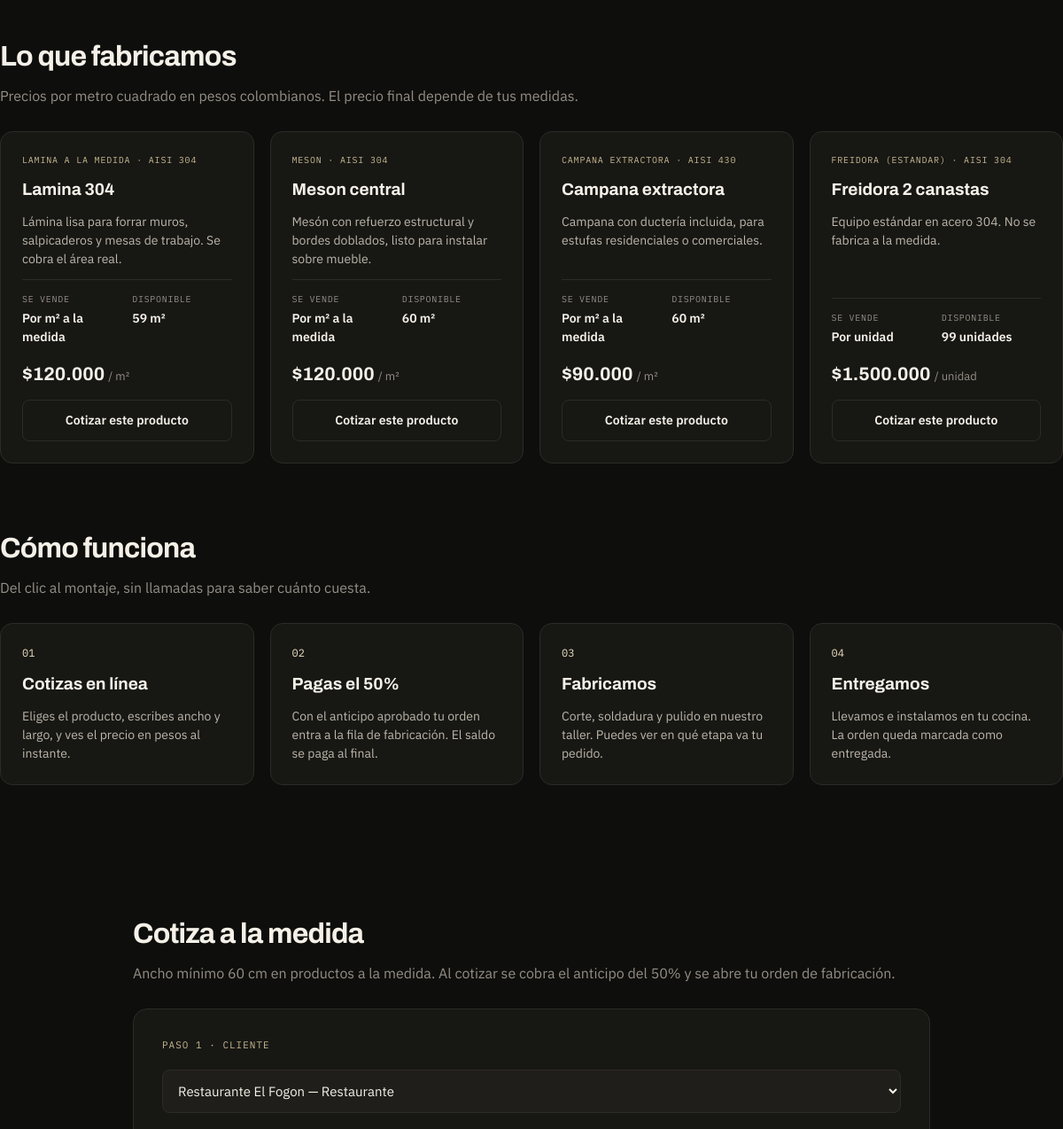
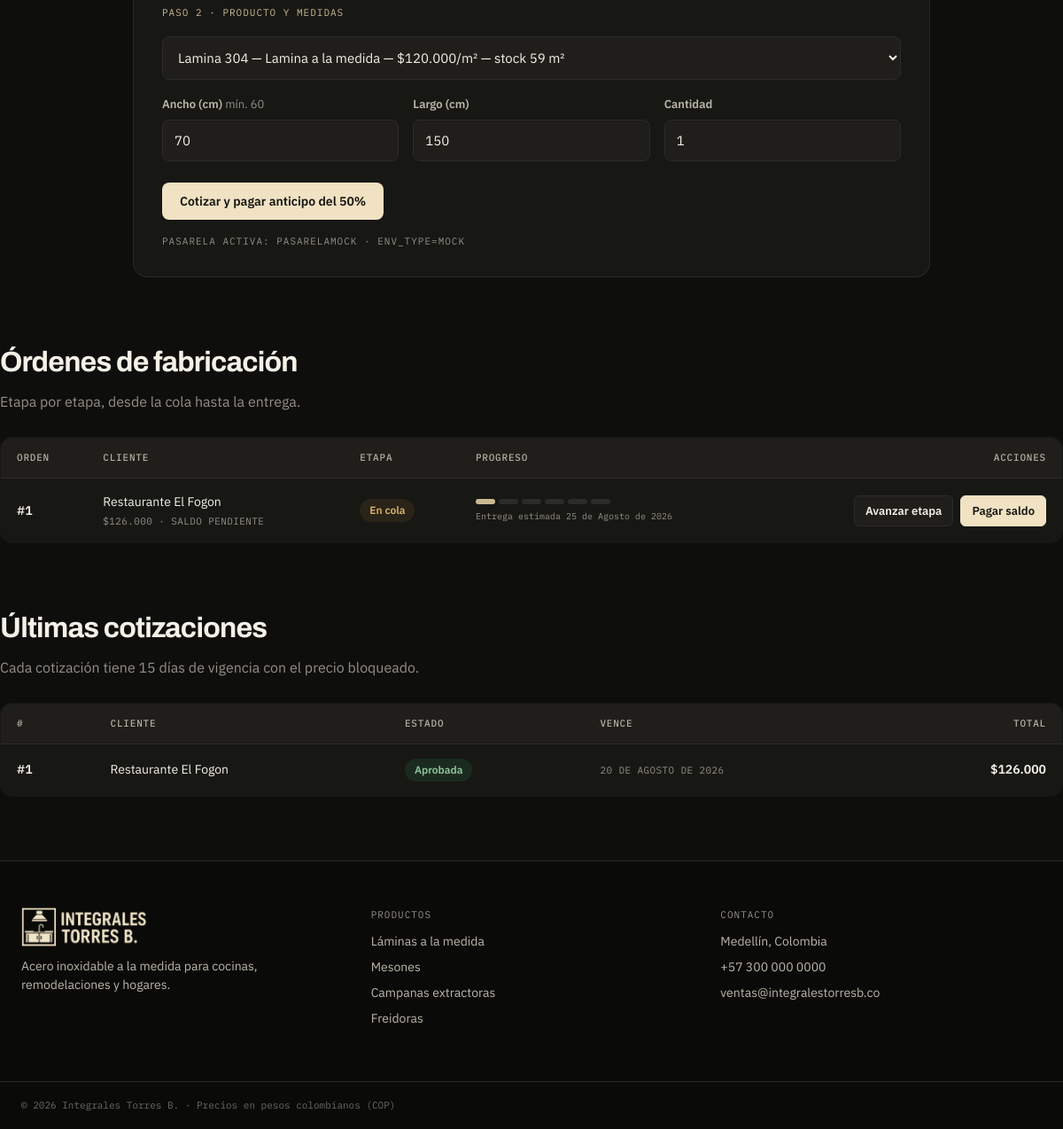
Before: / (lower part) with the older database file (2 pictures, top to bottom).
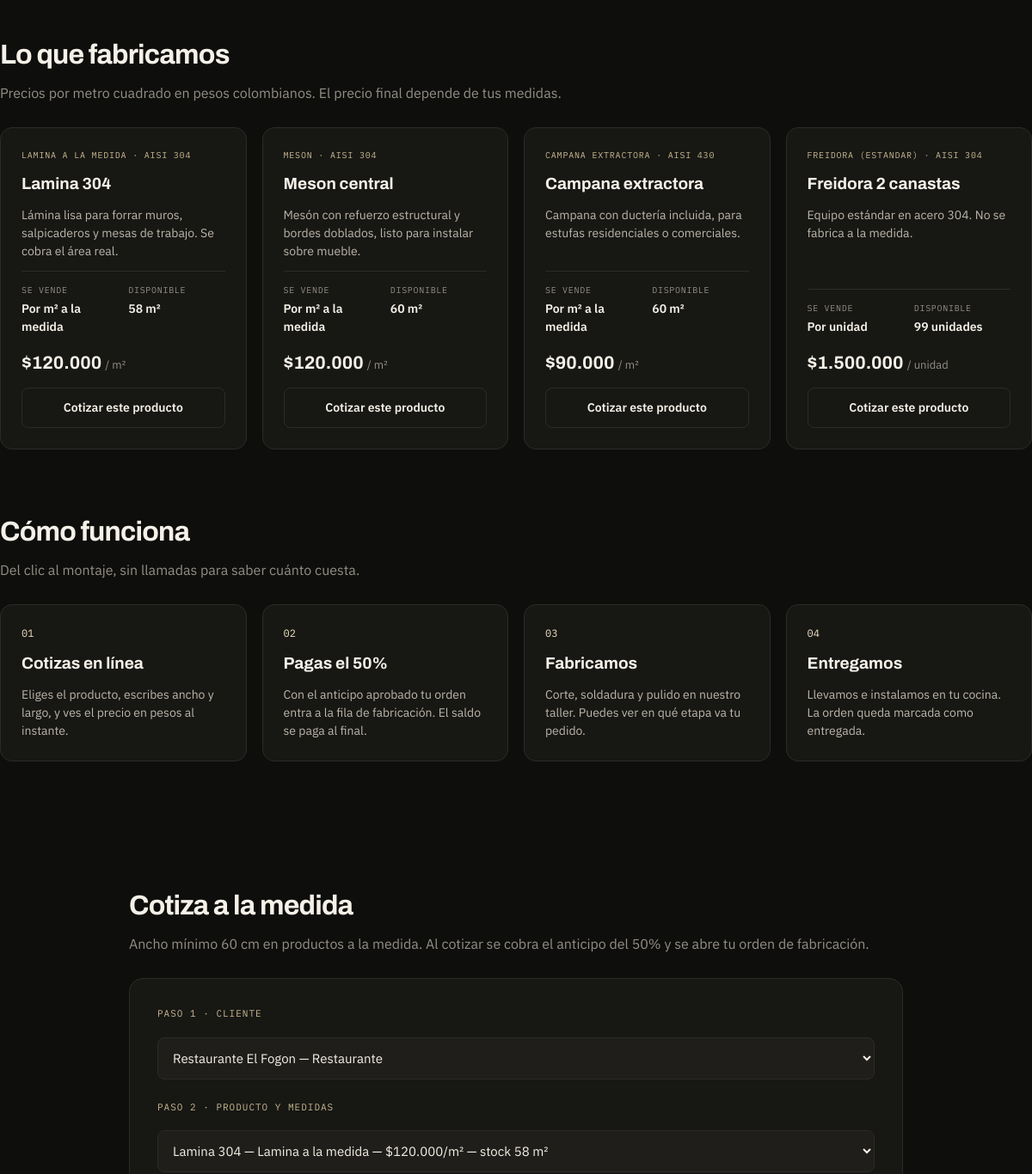
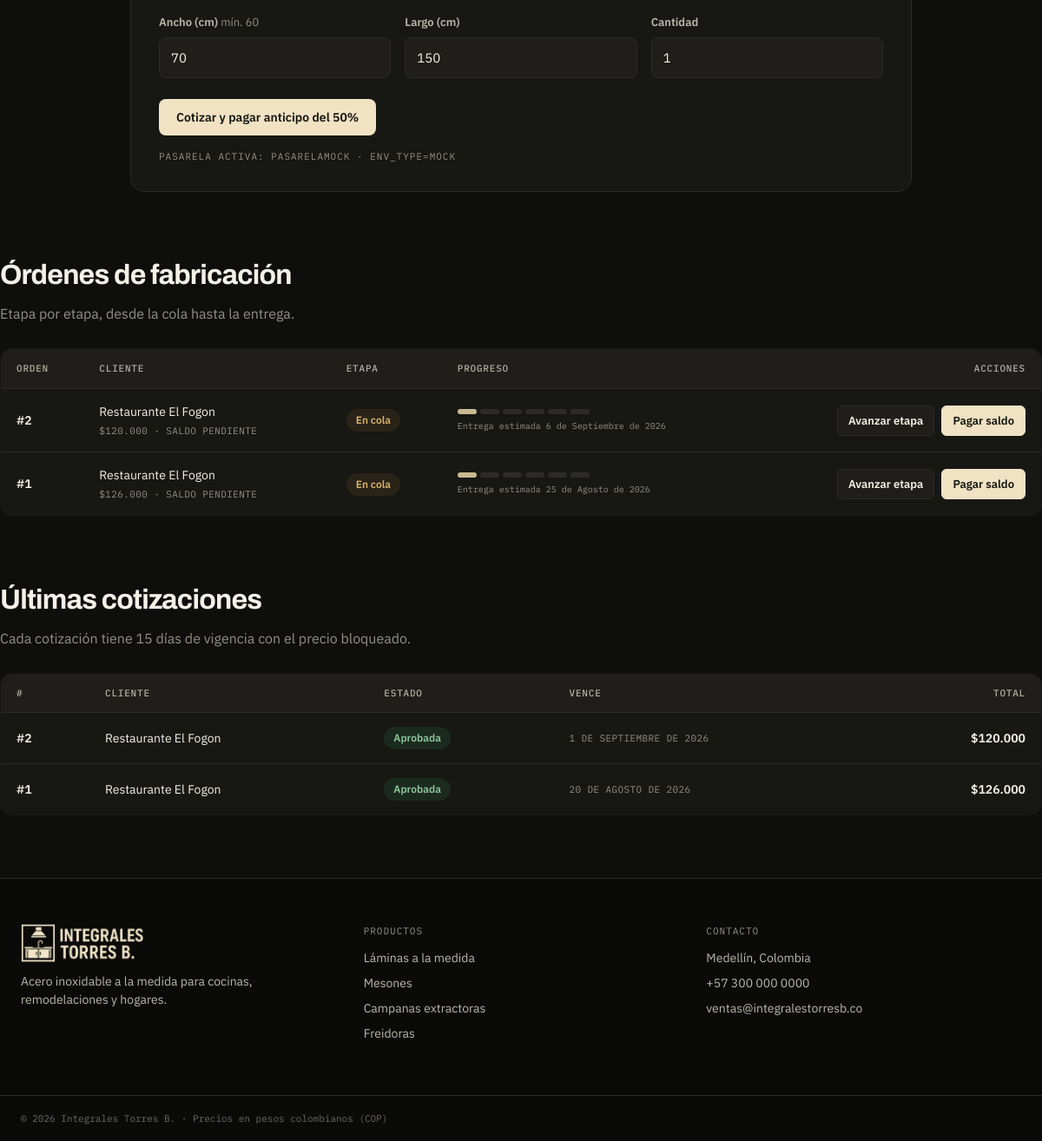
After: the same page with the newer database file (2 pictures, top to bottom).
### ventas/models.py (models this page shows, shortened)
class Producto(models.Model):
    class Tipo(models.TextChoices):
        LAMINA = "LAMINA", "Lamina a la medida"
        MESON = "MESON", "Meson"
        CAMPANA = "CAMPANA", "Campana extractora"
        FREIDORA = "FREIDORA", "Freidora (estandar)"
    class Calibre(models.IntegerChoices):
        C304 = 304, "304"
        C430 = 430, "430"
    nombre = models.CharField(max_length=120)
    calibre_acero = models.IntegerField(choices=Calibre.choices)
    precio_base_m2 = models.DecimalField(
        max_digits=12, decimal_places=2,
        validators=[MinValueValidator(Decimal("0.01"))])
    stock_m2 = models.DecimalField(
        max_digits=10, decimal_places=2,
        validators=[MinValueValidator(Decimal("0"))])
    tipo = models.CharField(max_length=10, choices=Tipo.choices)

class OrdenFabricacion(models.Model):
    class Estado(models.TextChoices):
        EN_COLA = "EN_COLA", "En cola"
        CORTE = "CORTE", "Corte"
        SOLDADURA = "SOLDADURA", "Soldadura"
        PULIDO = "PULIDO", "Pulido"
        TERMINADA = "TERMINADA", "Terminada"
        ENTREGADA = "ENTREGADA", "Entregada"
    cotizacion = models.OneToOneField(Cotizacion, on_delete=models.PROTECT, related_name="orden")
    estado = models.CharField(max_length=10, choices=Estado.choices, default=Estado.EN_COLA)
    fecha_estimada_entrega = models.DateField()

class Cotizacion(models.Model):
    class Estado(models.TextChoices):
        BORRADOR = "BORRADOR", "Borrador"
        ENVIADA = "ENVIADA", "Enviada al cliente"
        APROBADA = "APROBADA", "Aprobada"
        RECHAZADA = "RECHAZADA", "Rechazada"
        VENCIDA = "VENCIDA", "Vencida"
    cliente = models.ForeignKey(Cliente, on_delete=models.PROTECT, related_name="cotizaciones")
    fecha_creacion = models.DateTimeField(auto_now_add=True)
    fecha_vencimiento = models.DateField()
    estado = models.CharField(max_length=10, choices=Estado.choices, default=Estado.BORRADOR)
    total = models.DecimalField(
        max_digits=14, decimal_places=2, default=0,
        validators=[MinValueValidator(Decimal("0"))])

class Cliente(models.Model):
    class Tipo(models.TextChoices):
        RESTAURANTE = "RESTAURANTE", "Restaurante"
        HOTEL = "HOTEL", "Hotel"
        PERSONA = "PERSONA", "Persona natural"
    nombre = models.CharField(max_length=120)
    nit_o_cedula = models.CharField(max_length=30)
    tipo = models.CharField(max_length=12, choices=Tipo.choices, default=Tipo.PERSONA)
    email = models.EmailField()
    telefono = models.CharField(max_length=20, blank=True)

### ventas/views.py (the view, shortened to what this page needs)
# urls.py: path("", CotizacionFormView.as_view(), name="cotizacion_form"),
class CotizacionFormView(View):
    def _contexto(self):
        env = os.getenv("ENV_TYPE", "MOCK").upper()
        orden_srv = OrdenService()
        ordenes = OrdenFabricacion.objects.select_related("cotizacion__cliente").order_by("-id")[:8]
        return {
            "clientes": Cliente.objects.all(),
            "productos": Producto.objects.all(),
            "cotizaciones": Cotizacion.objects.select_related("cliente").order_by("-id")[:8],
            "ordenes": [{"o": o, "saldo_pagado": orden_srv.saldo_pagado(o)} for o in ordenes],
            "secuencia": SECUENCIA_ETAPAS,
            "env_type": env,
            "pasarela_nombre": "PasarelaReal" if env == "REAL" else "PasarelaMock",
        }
    def get(self, request):
        return render(request, "ventas/venta_form.html", self._contexto())

### ventas/infra/factories.py (called while the page is built)
    @staticmethod
    def crear() -> PasarelaPago:
        if os.getenv("ENV_TYPE", "MOCK").upper() == "REAL":
            return PasarelaReal()
        return PasarelaMock()

### ventas/services.py (called while the page is built)
    def saldo_pagado(self, orden) -> bool:
        return orden.pagos.filter(tipo=Pago.Tipo.SALDO, aprobado=True).exists()

### ventas/templates/ventas/venta_form.html (shortened to what this page needs)
{% load static humanize %}<!DOCTYPE html>
<html lang="es">
<head>
</head>
<body>
<main id="top">
  <section class="blk wrap" id="catalogo">
    <h2>Lo que fabricamos</h2>
    <p class="sub">Precios por metro cuadrado en pesos colombianos. El precio final depende de tus medidas.</p>
    <div class="cards">
      {% for p in productos %}
      <article class="card">
        <div class="tag">{{ p.get_tipo_display }} · AISI {{ p.calibre_acero }}</div>
        <h3>{{ p.nombre }}</h3>
        <p>
          {% if p.tipo == "LAMINA" %}Lámina lisa para forrar muros, salpicaderos y mesas de trabajo. Se cobra el área real.
          {% elif p.tipo == "MESON" %}Mesón con refuerzo estructural y bordes doblados, listo para instalar sobre mueble.
          {% elif p.tipo == "CAMPANA" %}Campana con ductería incluida, para estufas residenciales o comerciales.
          {% else %}Equipo estándar en acero 304. No se fabrica a la medida.{% endif %}
        </p>
        <dl class="meta">
          <div>
            <dt>Se vende</dt>
            <dd>{% if p.tipo == "FREIDORA" %}Por unidad{% else %}Por m² a la medida{% endif %}</dd>
          </div>
          <div>
            <dt>Disponible</dt>
            <dd>{{ p.stock_m2|floatformat:0 }} {% if p.tipo == "FREIDORA" %}unidades{% else %}m²{% endif %}</dd>
          </div>
        </dl>
        <div class="price">${{ p.precio_base_m2|floatformat:0|intcomma }} <small>{% if p.tipo == "FREIDORA" %}/ unidad{% else %}/ m²{% endif %}</small></div>
        <a class="btn-ghost" style="text-align:center" href="#cotizador">Cotizar este producto</a>
      </article>
      {% empty %}
      <p class="sub">Aún no hay productos. Ejecuta <code>python seed.py</code>.</p>
      {% endfor %}
    </div>
  </section>
  <section class="blk wrap" style="padding-top:0">
    <h2>Cómo funciona</h2>
    <p class="sub">Del clic al montaje, sin llamadas para saber cuánto cuesta.</p>
    <div class="cards steps">
      <div class="card step"><span>01</span><h3>Cotizas en línea</h3><p>Eliges el producto, escribes ancho y largo, y ves el precio en pesos al instante.</p></div>
      <div class="card step"><span>02</span><h3>Pagas el 50%</h3><p>Con el anticipo aprobado tu orden entra a la fila de fabricación. El saldo se paga al final.</p></div>
      <div class="card step"><span>03</span><h3>Fabricamos</h3><p>Corte, soldadura y pulido en nuestro taller. Puedes ver en qué etapa va tu pedido.</p></div>
      <div class="card step"><span>04</span><h3>Entregamos</h3><p>Llevamos e instalamos en tu cocina. La orden queda marcada como entregada.</p></div>
    </div>
  </section>
  <section class="blk wrap" id="cotizador" style="max-width:900px">
    <h2>Cotiza a la medida</h2>
    <p class="sub">Ancho mínimo 60 cm en productos a la medida. Al cotizar se cobra el anticipo del 50% y se abre tu orden de fabricación.</p>
    <form class="cotizar" method="post" action="{% url 'cotizacion_form' %}">
      <fieldset>
        <legend>Paso 1 · Cliente</legend>
        <select name="cliente_id" required>
          {% for c in clientes %}<option value="{{ c.id }}">{{ c.nombre }} — {{ c.get_tipo_display }}</option>{% endfor %}
        </select>
      </fieldset>
      <fieldset>
        <legend>Paso 2 · Producto y medidas</legend>
        <select name="producto_id" required>
          {% for p in productos %}<option value="{{ p.id }}">{{ p.nombre }} — {{ p.get_tipo_display }} — ${{ p.precio_base_m2|floatformat:0|intcomma }}/m² — stock {{ p.stock_m2|floatformat:0 }} m²</option>{% endfor %}
        </select>
        <div class="grid3" style="margin-top:18px">
          <div>
            <label>Ancho (cm) <span class="hint">mín. 60</span></label>
            <input type="number" step="0.1" name="ancho_cm" value="70" required>
          </div>
          <div>
            <label>Largo (cm)</label>
            <input type="number" step="0.1" name="largo_cm" value="150" required>
          </div>
          <div>
            <label>Cantidad</label>
            <input type="number" step="1" min="1" name="cantidad" value="1" required>
          </div>
        </div>
      </fieldset>
      <button class="cta" type="submit">Cotizar y pagar anticipo del 50%</button>
      <p class="mono" style="margin:16px 0 0">Pasarela activa: {{ pasarela_nombre }} · ENV_TYPE={{ env_type }}</p>
    </form>
  </section>
  <section class="blk wrap" id="ordenes" style="padding-top:0">
    <h2>Órdenes de fabricación</h2>
    <p class="sub">Etapa por etapa, desde la cola hasta la entrega.</p>
    <table>
      <tr>
        <th>Orden</th><th>Cliente</th><th>Etapa</th><th>Progreso</th><th class="right">Acciones</th>
      </tr>
      {% for row in ordenes %}
      <tr>
        <td style="font-weight:600">#{{ row.o.id }}</td>
        <td>
          {{ row.o.cotizacion.cliente.nombre }}
          <div class="mono" style="letter-spacing:.4px;margin-top:3px">${{ row.o.cotizacion.total|floatformat:0|intcomma }} · {% if row.saldo_pagado %}saldo pagado{% else %}saldo pendiente{% endif %}</div>
        </td>
        <td><span class="badge b-{{ row.o.estado }}">{{ row.o.get_estado_display }}</span></td>
        <td>
          <div class="pipeline">
            {% for etapa in secuencia %}<i class="{% if etapa == row.o.estado %}on{% endif %}"></i>{% endfor %}
          </div>
          <div class="pipe-txt">Entrega estimada {{ row.o.fecha_estimada_entrega }}</div>
        </td>
        <td class="right">
          <div class="acts">
            {% if row.o.estado != "ENTREGADA" %}
            <form class="inline" method="post" action="{% url 'avanzar_etapa' row.o.id %}">{% csrf_token %}<button class="btn-sm" type="submit">Avanzar etapa</button></form>
            {% endif %}
            {% if not row.saldo_pagado %}
            <form class="inline" method="post" action="{% url 'pagar_saldo' row.o.id %}">{% csrf_token %}<button class="btn-sm solid" type="submit">Pagar saldo</button></form>
            {% endif %}
          </div>
        </td>
      </tr>
      {% empty %}
      <tr><td colspan="5" style="color:var(--muted)">Aún no hay órdenes. Cotiza arriba para crear la primera.</td></tr>
      {% endfor %}
    </table>
  </section>
  <section class="blk wrap" id="cotizaciones" style="padding-top:0">
    <h2>Últimas cotizaciones</h2>
    <p class="sub">Cada cotización tiene 15 días de vigencia con el precio bloqueado.</p>
    <table>
      <tr><th>#</th><th>Cliente</th><th>Estado</th><th>Vence</th><th class="right">Total</th></tr>
      {% for cot in cotizaciones %}
      <tr>
        <td style="font-weight:600">#{{ cot.id }}</td>
        <td>{{ cot.cliente.nombre }}</td>
        <td><span class="badge b-{{ cot.estado }}">{{ cot.get_estado_display }}</span></td>
        <td class="mono" style="letter-spacing:.4px">{{ cot.fecha_vencimiento }}</td>
        <td class="right" style="font-weight:600">${{ cot.total|floatformat:0|intcomma }}</td>
      </tr>
      {% empty %}
      <tr><td colspan="5" style="color:var(--muted)">Aún no hay cotizaciones.</td></tr>
      {% endfor %}
    </table>
  </section>
</main>
<footer>
  <div class="wrap foot">
    <div class="col">
      <img src="{% static 'ventas/logo-lockup.png' %}" alt="Integrales Torres B.">
      <p style="margin:12px 0 0;font-size:14px;color:#BDB7AA;max-width:34ch">Acero inoxidable a la medida para cocinas, remodelaciones y hogares.</p>
    </div>
    <div class="col">
      <div class="mono" style="margin-bottom:12px">Productos</div>
      <a href="#catalogo">Láminas a la medida</a>
      <a href="#catalogo">Mesones</a>
      <a href="#catalogo">Campanas extractoras</a>
      <a href="#catalogo">Freidoras</a>
    </div>
    <div class="col">
      <div class="mono" style="margin-bottom:12px">Contacto</div>
      <span>Medellín, Colombia</span>
      <span>+57 300 000 0000</span>
      <span>ventas@integralestorresb.co</span>
    </div>
  </div>
  <div class="legal"><div class="wrap">© 2026 Integrales Torres B. · Precios en pesos colombianos (COP)</div></div>
</footer>
</body>
</html>

Changed rows visible on the page:
changed Producto "Lamina 304": stock_m2 "59" → "58"
added OrdenFabricacion: o.id "2", o.cotizacion.cliente.nombre "Restaurante El Fogon", o.cotizacion.total "120.000", o.estado "En cola", o.fecha_estimada_entrega "6 de Septiembre de 2026", shows "Avanzar etapa"
added Cotizacion: id "2", cliente.nombre "Restaurante El Fogon", estado "Aprobada", fecha_vencimiento "1 DE SEPTIEMBRE DE 2026", total "120.000"
Other visible differences:
form field producto_id: "Lamina 304 — Lamina a la medida — $120.000/m² — stock 59 m²" → "Lamina 304 — Lamina a la medida — $120.000/m² — stock 58 m²"
